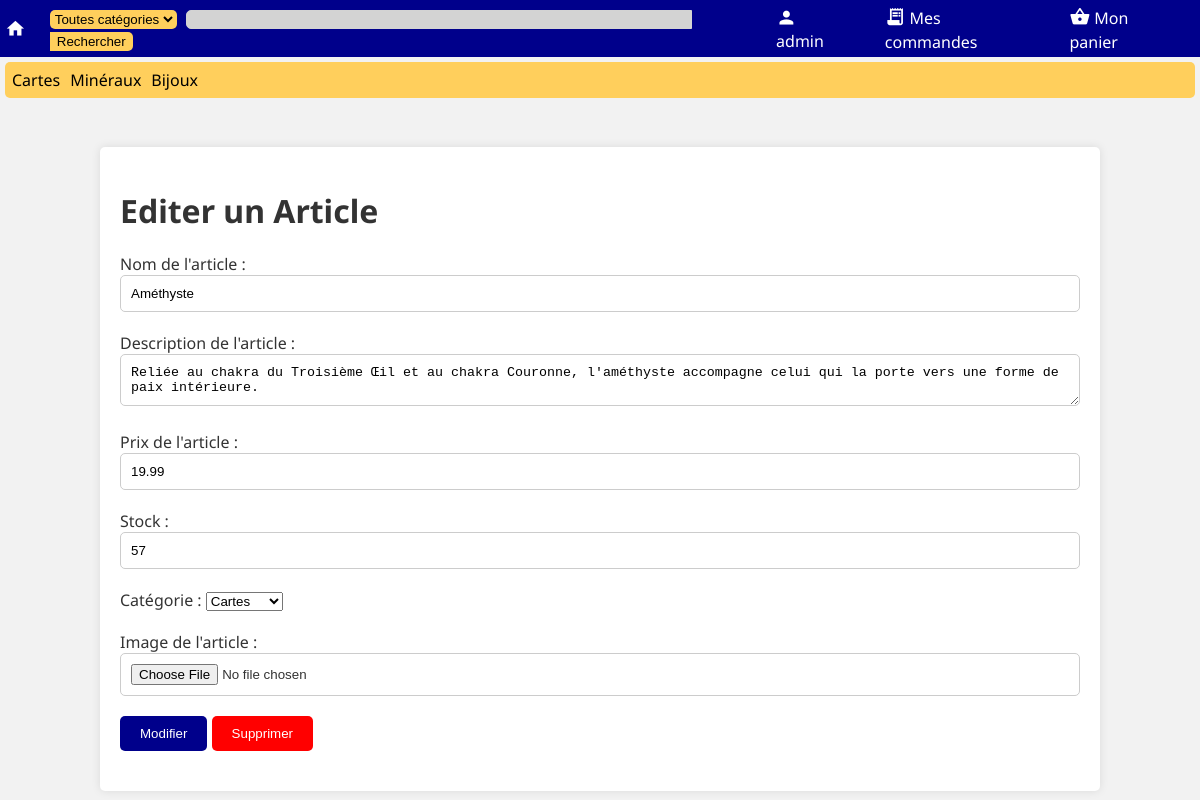
/edit_article.php?id=2 (signed in), run on the app's committed database.
### tables this page shows
CREATE TABLE Categories (
    idCat INTEGER PRIMARY KEY AUTOINCREMENT,
    titre TEXT NOT NULL,
    b64img TEXT NOT NULL
);

CREATE TABLE Articles (
    idProd INTEGER PRIMARY KEY AUTOINCREMENT,
    nom TEXT NOT NULL,
    quantite INTEGER NOT NULL,
    prix REAL NOT NULL,
    description TEXT NOT NULL,
    b64img TEXT,
    idCat INTEGER NOT NULL, mime TEXT,
    FOREIGN KEY (idCat) REFERENCES Categories (idCat)
);

### edit_article.php (the view, shortened to what this page needs)
<!DOCTYPE html>
<html>
<head>
	<link rel="stylesheet" type="text/css" href="res/editarticle.css">
	<link rel="stylesheet" type="text/css" href="res/font.css">
<?php include('nav.php'); ?>
	<div class="container">
		<h1>Editer un Article</h1>
<?php
$db = new MyDB();
$req = $db->prepare("SELECT * FROM Articles WHERE idProd=:id;");
$req->bindValue(":id", $_GET['id']);
$values = $req->execute()->fetchArray();
?>
        <form action="edit_script.php" method="POST" enctype="multipart/form-data">
		<div class="form-group">
			<label for="article-name">Nom de l'article :</label>
            <input  class="form_input"type="text" id="article-name" name="article-name" value="<?php echo $values['nom'];?>" required>
		  </div>
          <div class="form-group">
			<label for="article-desc">Description de l'article :</label>
			<textarea class="form_input" id="article-desc" name="article-desc" required><?php echo $values['description'];?></textarea>
		  </div>
		  <div class="form-group">
			<label for="article-price">Prix de l'article :</label>
			<input class="form_input" type="text" id="article-price" name="article-price" value="<?php echo $values['prix'];?>" required>
		  </div>
          <div class="form-group">
			<label for="stock-name">Stock :</label>
			<input class="form_input" type="text" id="stock-name" name="stock-name" value="<?php echo $values['quantite'];?>" required>
		  </div>
		  <div class="form-group">
			<label for="article-category-id">Catégorie :</label>
            <select required>
<?php
$cat = $db->query('SELECT idCat, titre FROM Categories');
while ($donnees=$cat->fetchArray()) {
    echo '<option value="'.$donnees['idCat'].'">'.$donnees['titre'].'</option>';
}
?>
            </select>
		  </div>
		  <div class="form-group">
			<label for="article-image">Image de l'article :</label>
			<input class="form_input" type="file" id="article-image" name="article-image">
		  </div>
		  <div class="form-group">
			<button class="form_button modify" type="submit" name="mod" value="1">Modifier</button>
            <button class="form_button delete" type="submit" name="mod" value="2">Supprimer</button>
		  </div>
        </form>
	</div>
</body>
</html>

### nav.php (shortened to what this page needs)
<link rel="stylesheet" href="res/nav.css">
</head>
<body>
<nav>
    <div class='topbar'>
        <a class='logo' href='index.php'>
            <span class="material-icons">home</span>
        </a>
        <form method='GET' action='search.php' class='form_bar'>
            <select name="cat" class="sel_cat">
                <option value="0">Toutes catégories</option>
<?php
$db_nav = new MyDB();
?>
            </select>
            <input type='text' class='searchbar' name='query' <?php echo isset($_GET['query']) ? 'value="'.$_GET['query'].'"' : '';?>><input type='submit' class='submitsearch' value='Rechercher'>
        </form>
        <a class='bar_elt' href='login.php'>
        <span class="material-icons">person</span><span class='valign-link'><?php echo isset($_SESSION['username']) ? $_SESSION['username'] : "Mon compte"; ?></span>
        </a>
        <a class='bar_elt' href='command.php'>
            <span class="material-icons">receipt_long</span><span class='valign-link'>Mes commandes</span>
        </a>
        <a class='bar_elt' href='panier.php'>
            <span class="material-icons">shopping_basket</span><span class='valign-link'>Mon panier</span>
        </a>
    </div>
    <div class='cat_bar'>
<?php
$req_nav = 'SELECT * FROM Categories';
$reponse_nav = $db_nav->query($req_nav);
while ($donnees=$reponse_nav->fetchArray())
{
    echo '<a href="search.php?cat='.$donnees['idCat'].'" class="item_cat_bar">'.$donnees['titre'].'</a>';
}
?>
    </div>
</nav>

### res/editarticle.css (style rules this page uses)
body { background-color: #f2f2f2; color: #333; margin: 10px; }
.container { margin: 0 auto; padding: 20px; max-width: 960px; background-color: #fff; box-shadow: 0 0 10px rgba(0,0,0,.1); border-radius: 5px; margin-top: 5%; }
.form_button { background-color: darkblue; color: #fff; border: none; padding: 10px 20px; border-radius: 5px; cursor: pointer; }
.form-group { margin-bottom: 20px; }
.delete { background-color: red; }
.form_input { width: 100%; padding: 10px; border: 1px solid #ccc; border-radius: 5px; box-sizing: border-box; }

### res/nav.css (style rules this page uses)
nav { margin: -10px; }
.searchbar { border: 1px solid lightgray; border-radius: 5px 0 0 5px; margin-right: 0; background-color: lightgray; width: 500px; }
.topbar { padding: 5px; background-color: darkblue; display: flex; flex-direction: flex; justify-content: center; align-items: center; }
.cat_bar { background-color: #ffcf5c; margin: 5px; border-radius: 5px; padding: 7px; }
.item_cat_bar { color: black; text-decoration: none; width: 10px; margin-right: 10px; }
.submitsearch { margin-left: 0; background-color: #ffcf5c; border: 1px solid transparent; border-radius: 0 5px 5px 0; }
.sel_cat { background-color: #ffcf5c; border: 1px solid transparent; border-radius: 5px 5px 5px 5px; margin-right: 5px; }
.logo { color: white; text-decoration: none; }
.form_bar { display: inline-block; margin-left: 20px; margin-right: 20px; }
.bar_elt { color: white; margin-left: 20px; margin-right: 20px; align-items: center; text-decoration: none; }
.material-icons { vertical-align: middle; margin-right: 4px; font-size: 1.3em; }
.valign-link { vertical-align: middle; text-decoration: none; }

### data on the page
categories: titre "Cartes"
categories: titre "Minéraux"
categories: titre "Bijoux"
articles: article-name "Améthyste", article-desc "Reliée au chakra du Troisième Œil et au chakra Couronne, l'améthyste accompagne celui qui la porte vers une forme de paix intérieure.", article-price "19.99", stock-name "57"

### other printed values
$_SESSION['username'] "admin"
form field value "Cartes"
